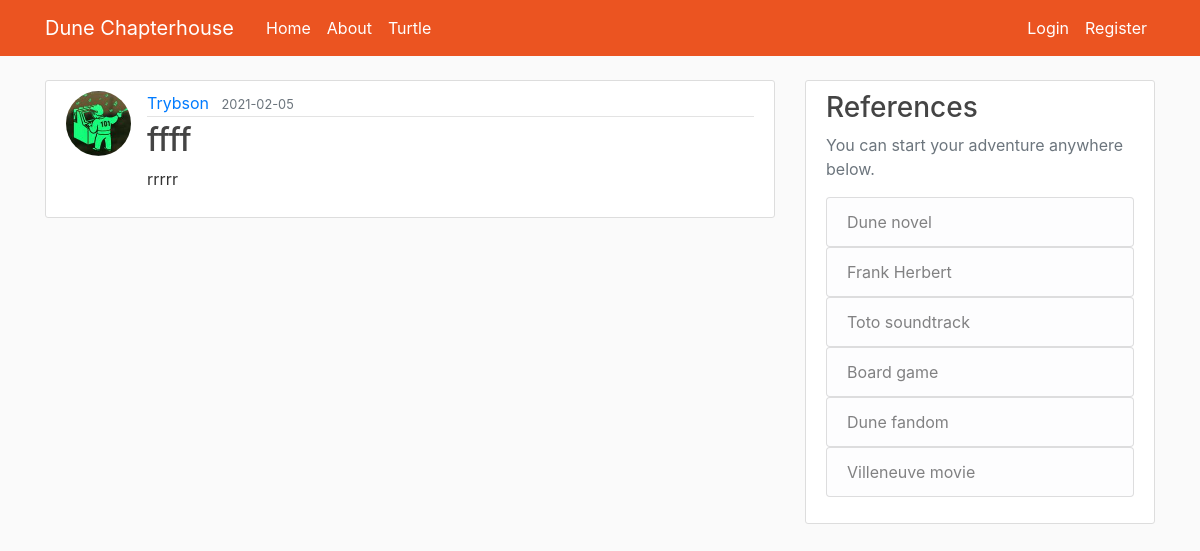
The page /post/9 on the database as committed earlier.
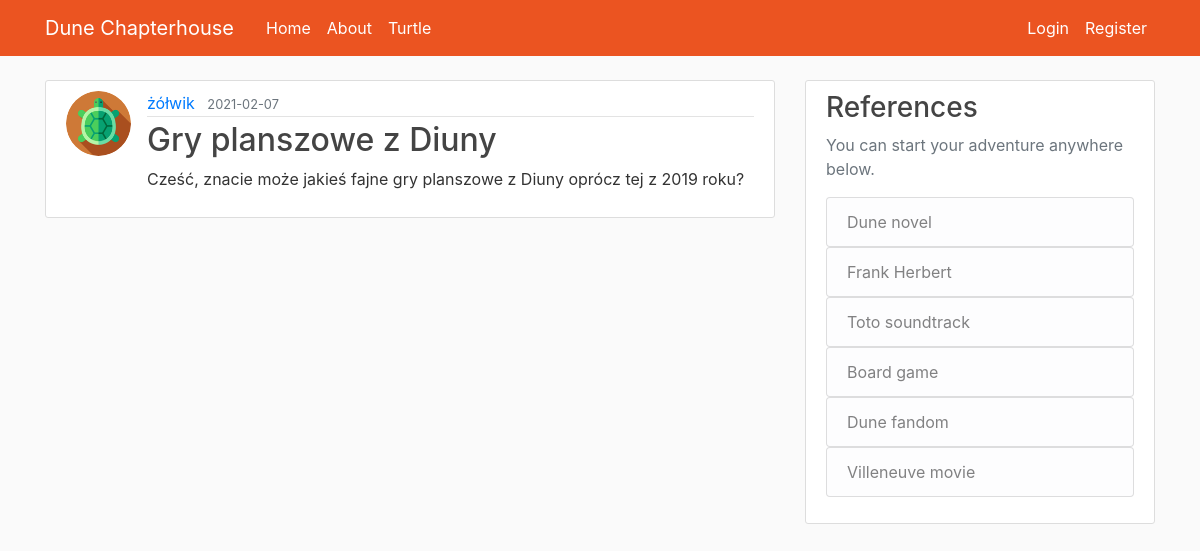
The same page on the database as committed later.
### Chapterhouse/models.py (models this page shows, shortened)
class User(db.Model, UserMixin):
    id = db.Column(db.Integer, primary_key=True)
    username = db.Column(db.String(20), unique=True, nullable=False)
    email = db.Column(db.String(120), unique=True, nullable=False)
    image_file = db.Column(db.String(20), nullable=False, default='default.jpg')
    password = db.Column(db.String(60), nullable=False)
    posts = db.relationship('Post', backref='author', lazy=True) #relationship one to many

class Post(db.Model):
    id = db.Column(db.Integer, primary_key=True)
    title = db.Column(db.String(100), nullable=False)
    date_posted = db.Column(db.DateTime, nullable=False, default=datetime.utcnow)
    content = db.Column(db.Text, nullable=False)
    user_id = db.Column(db.Integer, db.ForeignKey('user.id'), nullable=False)

### Chapterhouse/routes.py (the view)
@app.route("/post/<int:post_id>")
def post(post_id):
    post = Post.query.get_or_404(post_id)
    return render_template('post.html', title=post.title, post=post)

### Chapterhouse/templates/post.html (shortened to what this page needs)
{% extends "layout.html" %}
{% block content %}
    <article class="media content-section">
      <img class="rounded-circle article-img" src="{{ url_for('static', filename='profile_pics/' + post.author.image_file) }}" alt="">
      <div class="media-body">
        <div class="article-metadata">
          <a class="mr-2" href="#">{{ post.author.username }}</a>
          <small class="text-muted">{{ post.date_posted.strftime('%Y-%m-%d') }}</small>
        </div>
        <h2 class="article-title">{{ post.title }}</h2>
        <p class="article-content">{{ post.content }}</p>
      </div>
    </article>
{% endblock content %}

Rows that differ between the two databases and show on the page:
no longer on this page (row unchanged): User: image_file (picture), author.username "Trybson"
added User: image_file (picture), author.username "żółwik"
changed Post: date_posted "2021-02-05" → "2021-02-07"; title "ffff" → "Gry planszowe z Diuny"; content "rrrrr" → "Cześć, znacie może jakieś fajne gry planszowe z Diuny oprócz tej z 2019 roku?"
